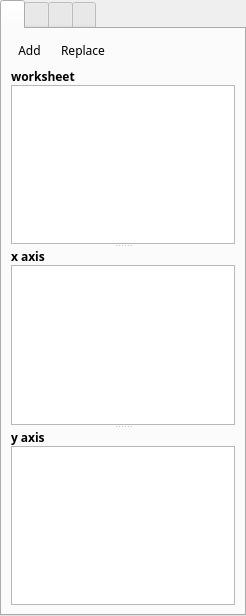
<ui version="4.0" >
 <author></author>
 <comment></comment>
 <exportmacro></exportmacro>
 <class>GraphEditor</class>
 <widget class="QDialog" name="GraphEditor" >
  <property name="geometry" >
   <rect>
    <x>0</x>
    <y>0</y>
    <width>246</width>
    <height>616</height>
   </rect>
  </property>
  <property name="windowTitle" >
   <string>Graph Properties</string>
  </property>
  <property name="sizeGripEnabled" >
   <bool>false</bool>
  </property>
  <layout class="QVBoxLayout" >
   <property name="margin" >
    <number>0</number>
   </property>
   <property name="spacing" >
    <number>6</number>
   </property>
   <item>
    <widget class="QTabWidget" name="tabs" >
     <property name="font" >
      <font>
       <family>Sans Serif</family>
       <pointsize>9</pointsize>
       <weight>50</weight>
       <italic>false</italic>
       <bold>false</bold>
       <underline>false</underline>
       <strikeout>false</strikeout>
      </font>
     </property>
     <property name="tabPosition" >
      <enum>QTabWidget::North</enum>
     </property>
     <property name="tabShape" >
      <enum>QTabWidget::Rounded</enum>
     </property>
     <property name="currentIndex" >
      <number>0</number>
     </property>
     <widget class="QWidget" name="tab_2" >
      <attribute name="title" >
       <string/>
      </attribute>
      <attribute name="icon" >
       <iconset>images/new/general/worksheet.png</iconset>
      </attribute>
      <layout class="QVBoxLayout" >
       <property name="margin" >
        <number>9</number>
       </property>
       <property name="spacing" >
        <number>6</number>
       </property>
       <item>
        <layout class="QHBoxLayout" >
         <property name="margin" >
          <number>0</number>
         </property>
         <property name="spacing" >
          <number>6</number>
         </property>
         <item>
          <widget class="QToolButton" name="add_button" >
           <property name="text" >
            <string>Add</string>
           </property>
           <property name="icon" >
            <iconset>images/16/add.png</iconset>
           </property>
           <property name="toolButtonStyle" >
            <enum>Qt::ToolButtonTextBesideIcon</enum>
           </property>
           <property name="autoRaise" >
            <bool>true</bool>
           </property>
          </widget>
         </item>
         <item>
          <widget class="QToolButton" name="toolButton" >
           <property name="text" >
            <string>Replace</string>
           </property>
           <property name="icon" >
            <iconset>images/16/add.png</iconset>
           </property>
           <property name="toolButtonStyle" >
            <enum>Qt::ToolButtonTextBesideIcon</enum>
           </property>
           <property name="autoRaise" >
            <bool>true</bool>
           </property>
          </widget>
         </item>
         <item>
          <spacer>
           <property name="orientation" >
            <enum>Qt::Horizontal</enum>
           </property>
           <property name="sizeType" >
            <enum>QSizePolicy::Expanding</enum>
           </property>
           <property name="sizeHint" >
            <size>
             <width>40</width>
             <height>20</height>
            </size>
           </property>
          </spacer>
         </item>
        </layout>
       </item>
       <item>
        <widget class="QSplitter" name="splitter" >
         <property name="orientation" >
          <enum>Qt::Vertical</enum>
         </property>
         <property name="childrenCollapsible" >
          <bool>false</bool>
         </property>
         <widget class="QWidget" name="widget_2" >
          <layout class="QVBoxLayout" >
           <property name="margin" >
            <number>0</number>
           </property>
           <property name="spacing" >
            <number>0</number>
           </property>
           <item>
            <widget class="QLabel" name="label" >
             <property name="text" >
              <string>&lt;html>&lt;head>&lt;meta name="qrichtext" content="1" />&lt;/head>&lt;body style=" white-space: pre-wrap; font-family:Sans Serif; font-size:9pt; font-weight:400; font-style:normal; text-decoration:none;">&lt;p style=" margin-top:0px; margin-bottom:0px; margin-left:0px; margin-right:0px; -qt-block-indent:0; text-indent:0px;">&lt;span style=" font-weight:600;">worksheet&lt;/span>&lt;/p>&lt;/body>&lt;/html></string>
             </property>
             <property name="buddy" >
              <cstring>treeView</cstring>
             </property>
            </widget>
           </item>
           <item>
            <widget class="QTreeView" name="treeView" />
           </item>
          </layout>
         </widget>
         <widget class="QWidget" name="widget_2" >
          <layout class="QVBoxLayout" >
           <property name="margin" >
            <number>0</number>
           </property>
           <property name="spacing" >
            <number>0</number>
           </property>
           <item>
            <widget class="QLabel" name="label_2" >
             <property name="text" >
              <string>&lt;html>&lt;head>&lt;meta name="qrichtext" content="1" />&lt;/head>&lt;body style=" white-space: pre-wrap; font-family:Sans Serif; font-size:9pt; font-weight:400; font-style:normal; text-decoration:none;">&lt;p style=" margin-top:0px; margin-bottom:0px; margin-left:0px; margin-right:0px; -qt-block-indent:0; text-indent:0px;">&lt;span style=" font-weight:600;">x axis&lt;/span>&lt;/p>&lt;/body>&lt;/html></string>
             </property>
             <property name="buddy" >
              <cstring>listView</cstring>
             </property>
            </widget>
           </item>
           <item>
            <widget class="QListView" name="listView" />
           </item>
          </layout>
         </widget>
         <widget class="QWidget" name="widget_2" >
          <layout class="QVBoxLayout" >
           <property name="margin" >
            <number>0</number>
           </property>
           <property name="spacing" >
            <number>0</number>
           </property>
           <item>
            <widget class="QLabel" name="label_3" >
             <property name="text" >
              <string>&lt;html>&lt;head>&lt;meta name="qrichtext" content="1" />&lt;/head>&lt;body style=" white-space: pre-wrap; font-family:Sans Serif; font-size:9pt; font-weight:400; font-style:normal; text-decoration:none;">&lt;p style=" margin-top:0px; margin-bottom:0px; margin-left:0px; margin-right:0px; -qt-block-indent:0; text-indent:0px;">&lt;span style=" font-weight:600;">y axis&lt;/span>&lt;/p>&lt;/body>&lt;/html></string>
             </property>
             <property name="buddy" >
              <cstring>listView_2</cstring>
             </property>
            </widget>
           </item>
           <item>
            <widget class="QListView" name="listView_2" />
           </item>
          </layout>
         </widget>
        </widget>
       </item>
      </layout>
     </widget>
     <widget class="QWidget" name="Style" >
      <attribute name="title" >
       <string/>
      </attribute>
      <attribute name="icon" >
       <iconset>images/new/general/style.png</iconset>
      </attribute>
      <attribute name="toolTip" >
       <string>Style</string>
      </attribute>
      <layout class="QVBoxLayout" >
       <property name="margin" >
        <number>9</number>
       </property>
       <property name="spacing" >
        <number>6</number>
       </property>
       <item>
        <layout class="QVBoxLayout" >
         <property name="margin" >
          <number>0</number>
         </property>
         <property name="spacing" >
          <number>0</number>
         </property>
         <item>
          <layout class="QVBoxLayout" >
           <property name="margin" >
            <number>0</number>
           </property>
           <property name="spacing" >
            <number>0</number>
           </property>
           <item>
            <widget class="QLabel" name="textLabel1_3" >
             <property name="text" >
              <string>&lt;b>line&lt;/b></string>
             </property>
            </widget>
           </item>
           <item>
            <layout class="QHBoxLayout" >
             <property name="margin" >
              <number>0</number>
             </property>
             <property name="spacing" >
              <number>0</number>
             </property>
             <item>
              <spacer>
               <property name="orientation" >
                <enum>Qt::Horizontal</enum>
               </property>
               <property name="sizeType" >
                <enum>QSizePolicy::Fixed</enum>
               </property>
               <property name="sizeHint" >
                <size>
                 <width>8</width>
                 <height>20</height>
                </size>
               </property>
              </spacer>
             </item>
             <item>
              <layout class="QGridLayout" >
               <property name="margin" >
                <number>0</number>
               </property>
               <property name="spacing" >
                <number>0</number>
               </property>
               <item row="2" column="0" >
                <widget class="QCheckBox" name="lwidth_ch" >
                 <property name="sizePolicy" >
                  <sizepolicy>
                   <hsizetype>0</hsizetype>
                   <vsizetype>0</vsizetype>
                   <horstretch>0</horstretch>
                   <verstretch>0</verstretch>
                  </sizepolicy>
                 </property>
                 <property name="text" >
                  <string/>
                 </property>
                </widget>
               </item>
               <item row="2" column="2" >
                <widget class="QSpinBox" name="lwidth" >
                 <property name="sizePolicy" >
                  <sizepolicy>
                   <hsizetype>3</hsizetype>
                   <vsizetype>0</vsizetype>
                   <horstretch>0</horstretch>
                   <verstretch>0</verstretch>
                  </sizepolicy>
                 </property>
                 <property name="maximum" >
                  <number>40</number>
                 </property>
                 <property name="minimum" >
                  <number>1</number>
                 </property>
                </widget>
               </item>
               <item row="1" column="2" >
                <widget class="QComboBox" name="lstyle" >
                 <property name="sizePolicy" >
                  <sizepolicy>
                   <hsizetype>3</hsizetype>
                   <vsizetype>0</vsizetype>
                   <horstretch>0</horstretch>
                   <verstretch>0</verstretch>
                  </sizepolicy>
                 </property>
                </widget>
               </item>
               <item row="1" column="1" >
                <widget class="QLabel" name="textLabel5_2" >
                 <property name="sizePolicy" >
                  <sizepolicy>
                   <hsizetype>0</hsizetype>
                   <vsizetype>0</vsizetype>
                   <horstretch>0</horstretch>
                   <verstretch>0</verstretch>
                  </sizepolicy>
                 </property>
                 <property name="text" >
                  <string>style</string>
                 </property>
                 <property name="buddy" >
                  <cstring>lstyle</cstring>
                 </property>
                </widget>
               </item>
               <item row="2" column="1" >
                <widget class="QLabel" name="textLabel6_2" >
                 <property name="sizePolicy" >
                  <sizepolicy>
                   <hsizetype>0</hsizetype>
                   <vsizetype>0</vsizetype>
                   <horstretch>0</horstretch>
                   <verstretch>0</verstretch>
                  </sizepolicy>
                 </property>
                 <property name="text" >
                  <string>width</string>
                 </property>
                 <property name="buddy" >
                  <cstring>lwidth</cstring>
                 </property>
                </widget>
               </item>
               <item row="0" column="0" >
                <widget class="QCheckBox" name="ltype_ch" >
                 <property name="sizePolicy" >
                  <sizepolicy>
                   <hsizetype>0</hsizetype>
                   <vsizetype>0</vsizetype>
                   <horstretch>0</horstretch>
                   <verstretch>0</verstretch>
                  </sizepolicy>
                 </property>
                 <property name="text" >
                  <string/>
                 </property>
                </widget>
               </item>
               <item row="1" column="0" >
                <widget class="QCheckBox" name="lstyle_ch" >
                 <property name="sizePolicy" >
                  <sizepolicy>
                   <hsizetype>0</hsizetype>
                   <vsizetype>0</vsizetype>
                   <horstretch>0</horstretch>
                   <verstretch>0</verstretch>
                  </sizepolicy>
                 </property>
                 <property name="text" >
                  <string/>
                 </property>
                </widget>
               </item>
               <item row="0" column="1" >
                <widget class="QLabel" name="textLabel4_2" >
                 <property name="sizePolicy" >
                  <sizepolicy>
                   <hsizetype>0</hsizetype>
                   <vsizetype>0</vsizetype>
                   <horstretch>0</horstretch>
                   <verstretch>0</verstretch>
                  </sizepolicy>
                 </property>
                 <property name="text" >
                  <string>type</string>
                 </property>
                 <property name="buddy" >
                  <cstring>ltype</cstring>
                 </property>
                </widget>
               </item>
               <item row="0" column="2" >
                <widget class="QComboBox" name="ltype" >
                 <property name="sizePolicy" >
                  <sizepolicy>
                   <hsizetype>3</hsizetype>
                   <vsizetype>0</vsizetype>
                   <horstretch>0</horstretch>
                   <verstretch>0</verstretch>
                  </sizepolicy>
                 </property>
                 <item>
                  <property name="text" >
                   <string>(no line)</string>
                  </property>
                 </item>
                 <item>
                  <property name="text" >
                   <string>straight</string>
                  </property>
                 </item>
                 <item>
                  <property name="text" >
                   <string>spline</string>
                  </property>
                 </item>
                </widget>
               </item>
              </layout>
             </item>
            </layout>
           </item>
          </layout>
         </item>
         <item>
          <widget class="QLabel" name="textLabel1_4" >
           <property name="text" >
            <string>&lt;b>symbol&lt;/b></string>
           </property>
          </widget>
         </item>
         <item>
          <layout class="QHBoxLayout" >
           <property name="margin" >
            <number>0</number>
           </property>
           <property name="spacing" >
            <number>0</number>
           </property>
           <item>
            <spacer>
             <property name="orientation" >
              <enum>Qt::Horizontal</enum>
             </property>
             <property name="sizeType" >
              <enum>QSizePolicy::Fixed</enum>
             </property>
             <property name="sizeHint" >
              <size>
               <width>8</width>
               <height>20</height>
              </size>
             </property>
            </spacer>
           </item>
           <item>
            <layout class="QGridLayout" >
             <property name="margin" >
              <number>0</number>
             </property>
             <property name="spacing" >
              <number>0</number>
             </property>
             <item row="3" column="0" >
              <widget class="QCheckBox" name="color_ch" >
               <property name="sizePolicy" >
                <sizepolicy>
                 <hsizetype>0</hsizetype>
                 <vsizetype>0</vsizetype>
                 <horstretch>0</horstretch>
                 <verstretch>0</verstretch>
                </sizepolicy>
               </property>
               <property name="text" >
                <string/>
               </property>
              </widget>
             </item>
             <item row="0" column="2" >
              <widget class="QComboBox" name="shape" >
               <property name="sizePolicy" >
                <sizepolicy>
                 <hsizetype>3</hsizetype>
                 <vsizetype>0</vsizetype>
                 <horstretch>0</horstretch>
                 <verstretch>0</verstretch>
                </sizepolicy>
               </property>
              </widget>
             </item>
             <item row="0" column="1" >
              <widget class="QLabel" name="textLabel4" >
               <property name="sizePolicy" >
                <sizepolicy>
                 <hsizetype>0</hsizetype>
                 <vsizetype>0</vsizetype>
                 <horstretch>0</horstretch>
                 <verstretch>0</verstretch>
                </sizepolicy>
               </property>
               <property name="text" >
                <string>shape</string>
               </property>
               <property name="buddy" >
                <cstring>shape</cstring>
               </property>
              </widget>
             </item>
             <item row="3" column="2" >
              <widget class="QComboBox" name="color" >
               <property name="sizePolicy" >
                <sizepolicy>
                 <hsizetype>3</hsizetype>
                 <vsizetype>0</vsizetype>
                 <horstretch>0</horstretch>
                 <verstretch>0</verstretch>
                </sizepolicy>
               </property>
              </widget>
             </item>
             <item row="1" column="2" >
              <widget class="QComboBox" name="fill" >
               <property name="sizePolicy" >
                <sizepolicy>
                 <hsizetype>3</hsizetype>
                 <vsizetype>0</vsizetype>
                 <horstretch>0</horstretch>
                 <verstretch>0</verstretch>
                </sizepolicy>
               </property>
               <item>
                <property name="text" >
                 <string>filled</string>
                </property>
               </item>
               <item>
                <property name="text" >
                 <string>open</string>
                </property>
               </item>
              </widget>
             </item>
             <item row="1" column="1" >
              <widget class="QLabel" name="textLabel4_3" >
               <property name="sizePolicy" >
                <sizepolicy>
                 <hsizetype>0</hsizetype>
                 <vsizetype>0</vsizetype>
                 <horstretch>0</horstretch>
                 <verstretch>0</verstretch>
                </sizepolicy>
               </property>
               <property name="text" >
                <string>fill</string>
               </property>
               <property name="buddy" >
                <cstring>fill</cstring>
               </property>
              </widget>
             </item>
             <item row="3" column="1" >
              <widget class="QLabel" name="textLabel7" >
               <property name="sizePolicy" >
                <sizepolicy>
                 <hsizetype>0</hsizetype>
                 <vsizetype>0</vsizetype>
                 <horstretch>0</horstretch>
                 <verstretch>0</verstretch>
                </sizepolicy>
               </property>
               <property name="text" >
                <string>color</string>
               </property>
               <property name="buddy" >
                <cstring>color</cstring>
               </property>
              </widget>
             </item>
             <item row="2" column="0" >
              <widget class="QCheckBox" name="size_ch" >
               <property name="sizePolicy" >
                <sizepolicy>
                 <hsizetype>0</hsizetype>
                 <vsizetype>0</vsizetype>
                 <horstretch>0</horstretch>
                 <verstretch>0</verstretch>
                </sizepolicy>
               </property>
               <property name="text" >
                <string/>
               </property>
              </widget>
             </item>
             <item row="1" column="0" >
              <widget class="QCheckBox" name="fill_ch" >
               <property name="sizePolicy" >
                <sizepolicy>
                 <hsizetype>0</hsizetype>
                 <vsizetype>0</vsizetype>
                 <horstretch>0</horstretch>
                 <verstretch>0</verstretch>
                </sizepolicy>
               </property>
               <property name="text" >
                <string/>
               </property>
              </widget>
             </item>
             <item row="0" column="0" >
              <widget class="QCheckBox" name="shape_ch" >
               <property name="sizePolicy" >
                <sizepolicy>
                 <hsizetype>0</hsizetype>
                 <vsizetype>0</vsizetype>
                 <horstretch>0</horstretch>
                 <verstretch>0</verstretch>
                </sizepolicy>
               </property>
               <property name="text" >
                <string/>
               </property>
              </widget>
             </item>
             <item row="2" column="1" >
              <widget class="QLabel" name="textLabel6" >
               <property name="sizePolicy" >
                <sizepolicy>
                 <hsizetype>0</hsizetype>
                 <vsizetype>0</vsizetype>
                 <horstretch>0</horstretch>
                 <verstretch>0</verstretch>
                </sizepolicy>
               </property>
               <property name="text" >
                <string>size</string>
               </property>
               <property name="buddy" >
                <cstring>size</cstring>
               </property>
              </widget>
             </item>
             <item row="2" column="2" >
              <widget class="QSpinBox" name="size" >
               <property name="sizePolicy" >
                <sizepolicy>
                 <hsizetype>3</hsizetype>
                 <vsizetype>0</vsizetype>
                 <horstretch>0</horstretch>
                 <verstretch>0</verstretch>
                </sizepolicy>
               </property>
               <property name="maximum" >
                <number>60</number>
               </property>
               <property name="minimum" >
                <number>1</number>
               </property>
               <property name="value" >
                <number>5</number>
               </property>
              </widget>
             </item>
            </layout>
           </item>
          </layout>
         </item>
        </layout>
       </item>
       <item>
        <layout class="QHBoxLayout" >
         <property name="margin" >
          <number>0</number>
         </property>
         <property name="spacing" >
          <number>6</number>
         </property>
         <item>
          <widget class="QLabel" name="textLabel4_2_2" >
           <property name="sizePolicy" >
            <sizepolicy>
             <hsizetype>0</hsizetype>
             <vsizetype>5</vsizetype>
             <horstretch>0</horstretch>
             <verstretch>0</verstretch>
            </sizepolicy>
           </property>
           <property name="text" >
            <string>&lt;b>group&lt;/b></string>
           </property>
           <property name="buddy" >
            <cstring>group</cstring>
           </property>
          </widget>
         </item>
         <item>
          <widget class="QComboBox" name="group" >
           <item>
            <property name="text" >
             <string>identical</string>
            </property>
           </item>
           <item>
            <property name="text" >
             <string>series</string>
            </property>
           </item>
          </widget>
         </item>
        </layout>
       </item>
       <item>
        <spacer>
         <property name="orientation" >
          <enum>Qt::Vertical</enum>
         </property>
         <property name="sizeType" >
          <enum>QSizePolicy::Expanding</enum>
         </property>
         <property name="sizeHint" >
          <size>
           <width>213</width>
           <height>191</height>
          </size>
         </property>
        </spacer>
       </item>
      </layout>
     </widget>
     <widget class="QWidget" name="tab_3" >
      <attribute name="title" >
       <string/>
      </attribute>
      <attribute name="icon" >
       <iconset>images/16/axes.png</iconset>
      </attribute>
      <layout class="QVBoxLayout" >
       <property name="margin" >
        <number>9</number>
       </property>
       <property name="spacing" >
        <number>6</number>
       </property>
       <item>
        <layout class="QVBoxLayout" >
         <property name="margin" >
          <number>0</number>
         </property>
         <property name="spacing" >
          <number>0</number>
         </property>
         <item>
          <widget class="QLabel" name="textLabel1" >
           <property name="text" >
            <string>&lt;b>x axis&lt;/b></string>
           </property>
          </widget>
         </item>
         <item>
          <layout class="QHBoxLayout" >
           <property name="margin" >
            <number>0</number>
           </property>
           <property name="spacing" >
            <number>0</number>
           </property>
           <item>
            <spacer>
             <property name="orientation" >
              <enum>Qt::Horizontal</enum>
             </property>
             <property name="sizeType" >
              <enum>QSizePolicy::Fixed</enum>
             </property>
             <property name="sizeHint" >
              <size>
               <width>8</width>
               <height>20</height>
              </size>
             </property>
            </spacer>
           </item>
           <item>
            <layout class="QGridLayout" >
             <property name="margin" >
              <number>0</number>
             </property>
             <property name="spacing" >
              <number>0</number>
             </property>
             <item row="3" column="1" >
              <widget class="QComboBox" name="xscale" >
               <item>
                <property name="text" >
                 <string>linear</string>
                </property>
               </item>
               <item>
                <property name="text" >
                 <string>log</string>
                </property>
               </item>
              </widget>
             </item>
             <item row="0" column="1" >
              <widget class="QLineEdit" name="xtitle" />
             </item>
             <item row="1" column="0" >
              <widget class="QLabel" name="textLabel5" >
               <property name="sizePolicy" >
                <sizepolicy>
                 <hsizetype>0</hsizetype>
                 <vsizetype>0</vsizetype>
                 <horstretch>0</horstretch>
                 <verstretch>0</verstretch>
                </sizepolicy>
               </property>
               <property name="text" >
                <string>from</string>
               </property>
               <property name="buddy" >
                <cstring>xfrom</cstring>
               </property>
              </widget>
             </item>
             <item row="0" column="0" >
              <widget class="QLabel" name="textLabel4_5" >
               <property name="sizePolicy" >
                <sizepolicy>
                 <hsizetype>0</hsizetype>
                 <vsizetype>0</vsizetype>
                 <horstretch>0</horstretch>
                 <verstretch>0</verstretch>
                </sizepolicy>
               </property>
               <property name="text" >
                <string>title</string>
               </property>
               <property name="buddy" >
                <cstring>xtitle</cstring>
               </property>
              </widget>
             </item>
             <item row="3" column="0" >
              <widget class="QLabel" name="textLabel7_3" >
               <property name="sizePolicy" >
                <sizepolicy>
                 <hsizetype>0</hsizetype>
                 <vsizetype>0</vsizetype>
                 <horstretch>0</horstretch>
                 <verstretch>0</verstretch>
                </sizepolicy>
               </property>
               <property name="text" >
                <string>scale</string>
               </property>
               <property name="buddy" >
                <cstring>xscale</cstring>
               </property>
              </widget>
             </item>
             <item row="1" column="1" >
              <widget class="QLineEdit" name="xfrom" />
             </item>
             <item row="2" column="1" >
              <widget class="QLineEdit" name="xto" />
             </item>
             <item row="2" column="0" >
              <widget class="QLabel" name="textLabel6_4" >
               <property name="sizePolicy" >
                <sizepolicy>
                 <hsizetype>0</hsizetype>
                 <vsizetype>0</vsizetype>
                 <horstretch>0</horstretch>
                 <verstretch>0</verstretch>
                </sizepolicy>
               </property>
               <property name="text" >
                <string>to</string>
               </property>
               <property name="buddy" >
                <cstring>xto</cstring>
               </property>
              </widget>
             </item>
            </layout>
           </item>
          </layout>
         </item>
        </layout>
       </item>
       <item>
        <layout class="QVBoxLayout" >
         <property name="margin" >
          <number>0</number>
         </property>
         <property name="spacing" >
          <number>0</number>
         </property>
         <item>
          <widget class="QLabel" name="textLabel1_2" >
           <property name="text" >
            <string>&lt;b>y axis&lt;/b></string>
           </property>
          </widget>
         </item>
         <item>
          <layout class="QHBoxLayout" >
           <property name="margin" >
            <number>0</number>
           </property>
           <property name="spacing" >
            <number>0</number>
           </property>
           <item>
            <spacer>
             <property name="orientation" >
              <enum>Qt::Horizontal</enum>
             </property>
             <property name="sizeType" >
              <enum>QSizePolicy::Fixed</enum>
             </property>
             <property name="sizeHint" >
              <size>
               <width>8</width>
               <height>20</height>
              </size>
             </property>
            </spacer>
           </item>
           <item>
            <layout class="QGridLayout" >
             <property name="margin" >
              <number>0</number>
             </property>
             <property name="spacing" >
              <number>0</number>
             </property>
             <item row="3" column="1" >
              <widget class="QComboBox" name="yscale" >
               <item>
                <property name="text" >
                 <string>linear</string>
                </property>
               </item>
               <item>
                <property name="text" >
                 <string>log</string>
                </property>
               </item>
              </widget>
             </item>
             <item row="0" column="1" >
              <widget class="QLineEdit" name="ytitle" />
             </item>
             <item row="1" column="0" >
              <widget class="QLabel" name="textLabel5_3" >
               <property name="sizePolicy" >
                <sizepolicy>
                 <hsizetype>0</hsizetype>
                 <vsizetype>0</vsizetype>
                 <horstretch>0</horstretch>
                 <verstretch>0</verstretch>
                </sizepolicy>
               </property>
               <property name="text" >
                <string>from</string>
               </property>
               <property name="buddy" >
                <cstring>yfrom</cstring>
               </property>
              </widget>
             </item>
             <item row="0" column="0" >
              <widget class="QLabel" name="textLabel4_4" >
               <property name="sizePolicy" >
                <sizepolicy>
                 <hsizetype>0</hsizetype>
                 <vsizetype>0</vsizetype>
                 <horstretch>0</horstretch>
                 <verstretch>0</verstretch>
                </sizepolicy>
               </property>
               <property name="text" >
                <string>title</string>
               </property>
               <property name="buddy" >
                <cstring>ytitle</cstring>
               </property>
              </widget>
             </item>
             <item row="3" column="0" >
              <widget class="QLabel" name="textLabel7_2" >
               <property name="sizePolicy" >
                <sizepolicy>
                 <hsizetype>0</hsizetype>
                 <vsizetype>0</vsizetype>
                 <horstretch>0</horstretch>
                 <verstretch>0</verstretch>
                </sizepolicy>
               </property>
               <property name="text" >
                <string>scale</string>
               </property>
               <property name="buddy" >
                <cstring>textLabel7_2</cstring>
               </property>
              </widget>
             </item>
             <item row="1" column="1" >
              <widget class="QLineEdit" name="yfrom" />
             </item>
             <item row="2" column="1" >
              <widget class="QLineEdit" name="yto" />
             </item>
             <item row="2" column="0" >
              <widget class="QLabel" name="textLabel6_3" >
               <property name="sizePolicy" >
                <sizepolicy>
                 <hsizetype>0</hsizetype>
                 <vsizetype>0</vsizetype>
                 <horstretch>0</horstretch>
                 <verstretch>0</verstretch>
                </sizepolicy>
               </property>
               <property name="text" >
                <string>to</string>
               </property>
              </widget>
             </item>
            </layout>
           </item>
          </layout>
         </item>
        </layout>
       </item>
       <item>
        <spacer>
         <property name="orientation" >
          <enum>Qt::Vertical</enum>
         </property>
         <property name="sizeType" >
          <enum>QSizePolicy::Expanding</enum>
         </property>
         <property name="sizeHint" >
          <size>
           <width>163</width>
           <height>73</height>
          </size>
         </property>
        </spacer>
       </item>
      </layout>
     </widget>
     <widget class="QWidget" name="tab_4" >
      <attribute name="title" >
       <string/>
      </attribute>
      <attribute name="icon" >
       <iconset>images/16/function.png</iconset>
      </attribute>
      <attribute name="toolTip" >
       <string>Fit</string>
      </attribute>
     </widget>
    </widget>
   </item>
  </layout>
 </widget>
 <pixmapfunction></pixmapfunction>
 <resources/>
 <connections/>
</ui>
